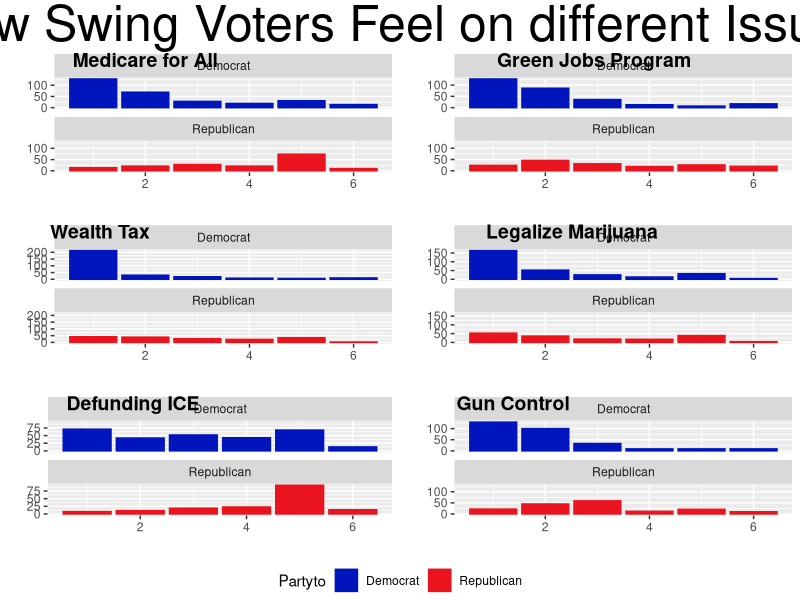
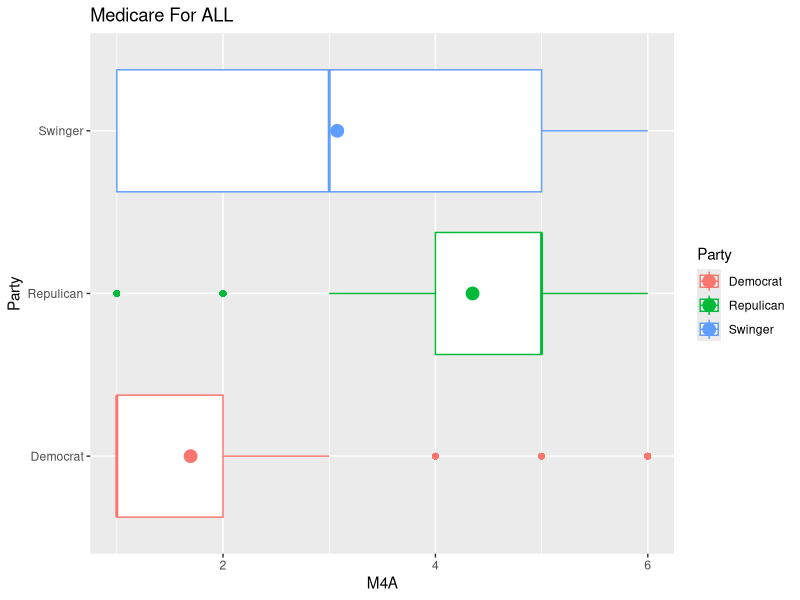
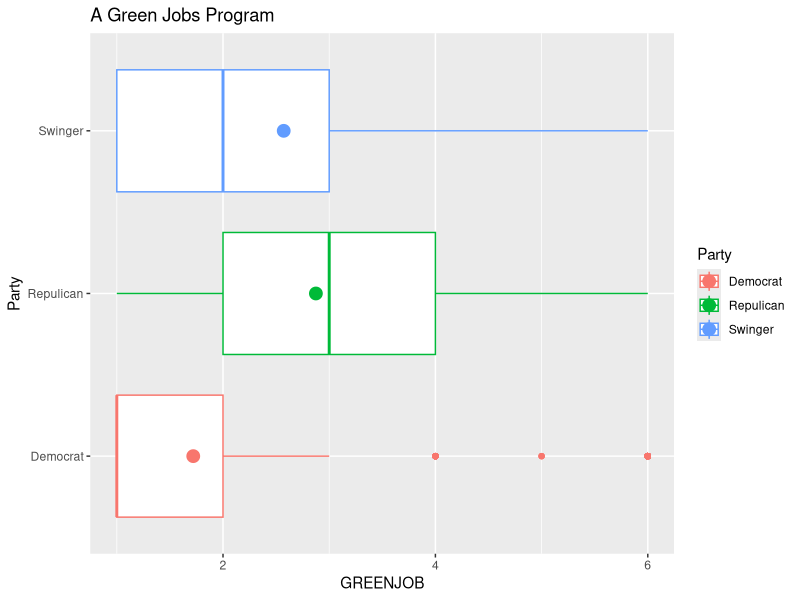
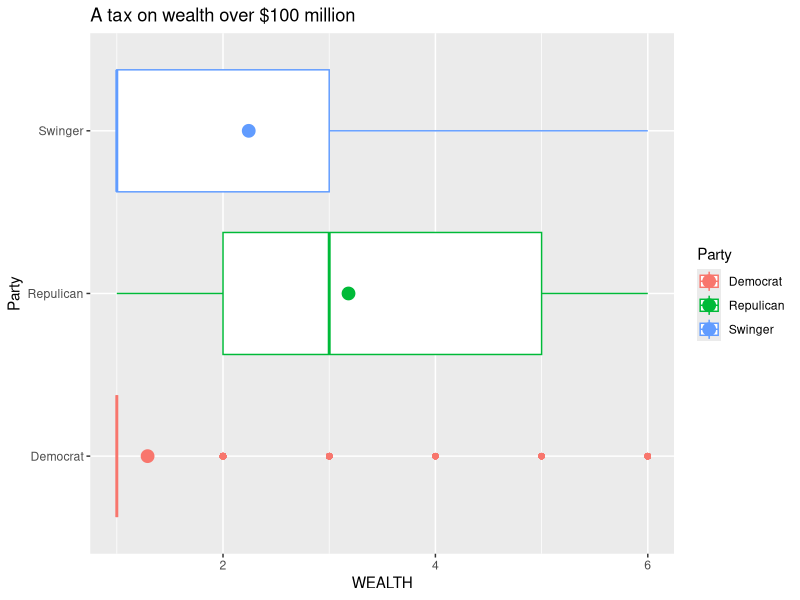
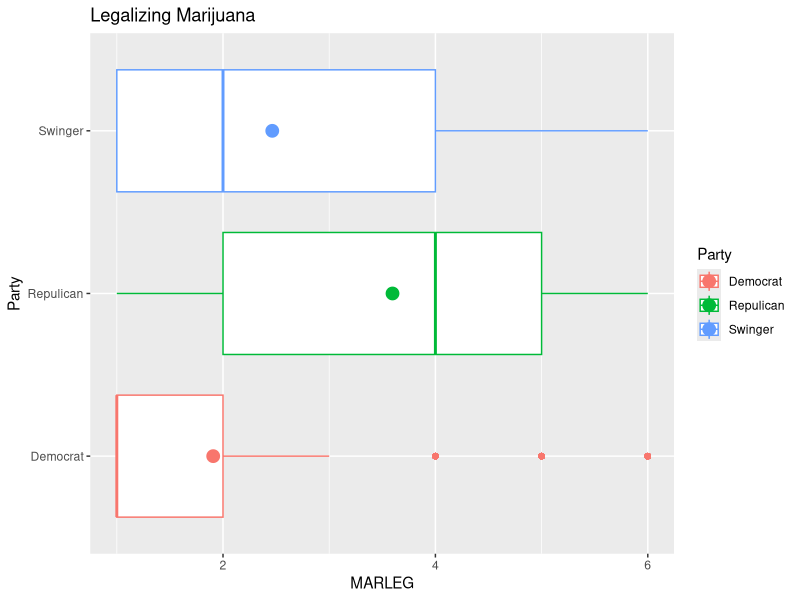
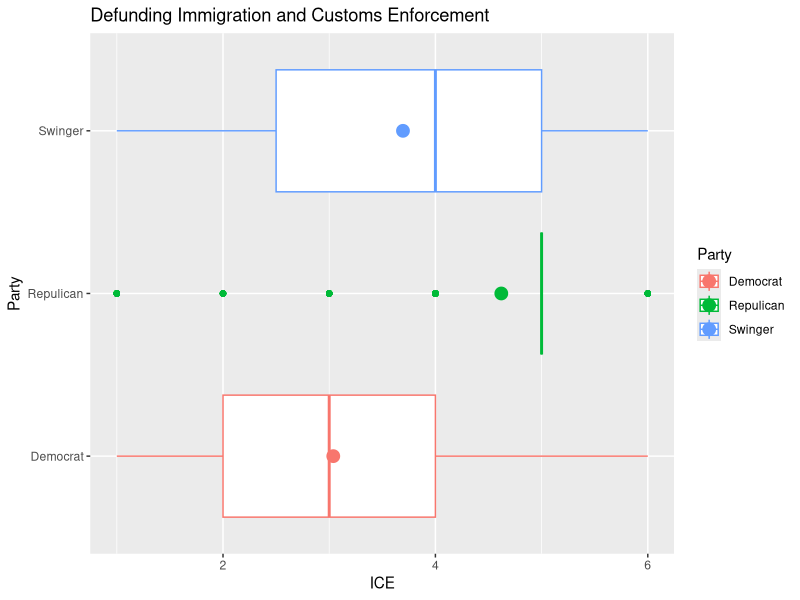
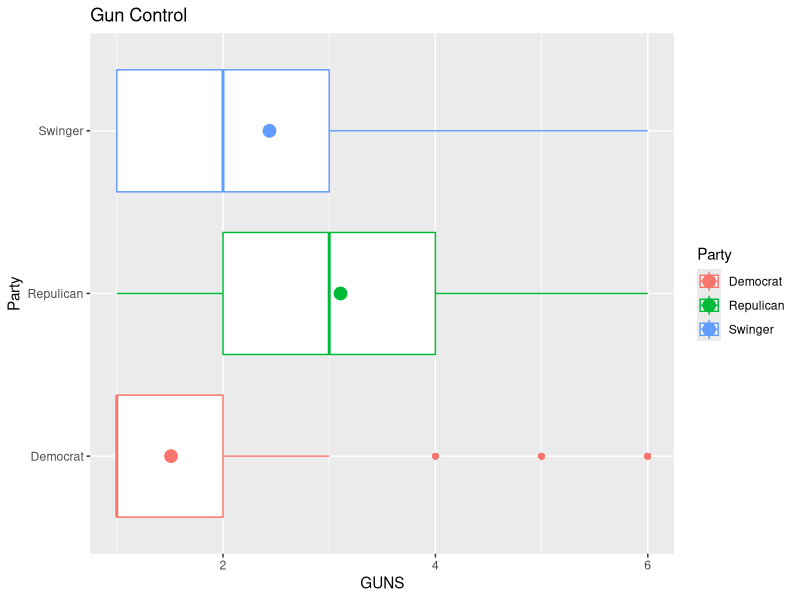
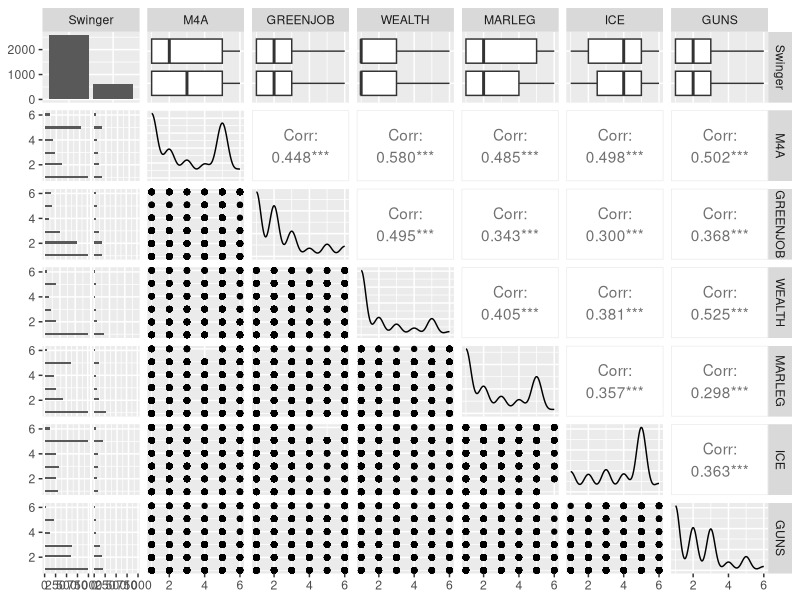

Write R code to recreate these figures, in order.
## ---- chunk 1
knitr::opts_chunk$set(echo = TRUE, cache = TRUE)
# library imports go here
library(tidyverse)
library(GGally)
library(broom)
library(ggpubr)

# read in data
Source <- read.csv("DFP_WTHH_release.csv")
df = Source
colnames(df)[1] = "ID"
#Removed worthless columns
df = df %>%
  select(c(ID,presvote16post,house3,weight_DFP,M4A,
           GREENJOB,WEALTH,MARLEG,ICE,GUNS,
           POP_1,POP_2,POP_3))

df = df %>%
  mutate(
    Swinger = ifelse(presvote16post == house3 & 
                       presvote16post %in% c(1,2),FALSE,TRUE),
    Party = ifelse(presvote16post == house3 &
                     presvote16post %in% c(1,2),
                   ifelse(presvote16post == 1,"Democrat","Repulican"),
                   "Swinger")
  )

# remove rows with NA conflicts
df <- df[-c(2647, 3042, 3200),]

# separate data into groups based on voting pattern
loyalD = df %>%
  filter(presvote16post == 1 & house3 == 1)
loyalR = df %>%
  filter(presvote16post == 2 & house3 == 2) 

loyal <- rbind(loyalD, loyalR)

switchD = df %>%
  filter(presvote16post != 1 & house3 == 1) %>%
  mutate(Partyto = "Democrat")
switchR = df %>%
  filter(presvote16post != 2 & house3 == 2) %>%
  mutate(Partyto = "Republican")


switchers = rbind(switchD,switchR)



# subset data
issues = df %>%
  select(c(Swinger,M4A,GREENJOB,WEALTH,MARLEG,ICE,GUNS))
## ---- chunk 2
IssueSwitchPlot <- function(dataframe,issue) {
  ggplot(dataframe, aes(x = !!ensym(issue), 
                        group = Partyto, 
                        colour = Partyto,
                        fill = Partyto)) +
  geom_bar() + facet_wrap(~Partyto,nrow = 2) +
    #ggtitle(paste("Differences on ",issue)) +
    ylab("") + 
    xlab("") +
    scale_fill_manual(values = c("#0015BC","#E9141D")) +
    scale_color_manual(values = c("#0015BC","#E9141D")) 
}
## ---- chunk 3

wantedIssues = c("M4A","GREENJOB",'WEALTH','MARLEG','ICE','GUNS')

plot_list = lapply(wantedIssues, IssueSwitchPlot, dataframe = switchers)



figLabels = c("Medicare for All","Green Jobs Program","Wealth Tax",
              "Legalize Marijuana","Defunding ICE","Gun Control")


plotGrid = ggarrange(plotlist = plot_list,
          nrow = 3,
          ncol = 2,
          common.legend = TRUE,
          legend = "bottom",
          labels = figLabels)



## ---- chunk 4
annotate_figure(plotGrid,
                top = text_grob("How Swing Voters Feel on different Issues",
                                size = 36))
## ---- chunk 5


ggplot(df, aes(y = M4A, x = Party, color = Party)) + geom_boxplot() + coord_flip() + stat_summary(fun.y = mean, geom = "point", size = 4) + ggtitle("Medicare For ALL")

ggplot(df, aes(y = GREENJOB, x = Party, color = Party)) + geom_boxplot() + coord_flip() + stat_summary(fun.y = mean, geom = "point", size = 4) + ggtitle("A Green Jobs Program")

ggplot(df, aes(y = WEALTH, x = Party, color = Party)) + geom_boxplot() + coord_flip() + stat_summary(fun.y = mean, geom = "point", size = 4) + ggtitle("A tax on wealth over $100 million")

ggplot(df, aes(y = MARLEG, x = Party, color = Party)) + geom_boxplot() + coord_flip() + stat_summary(fun.y = mean, geom = "point", size = 4) + ggtitle("Legalizing Marijuana")

ggplot(df, aes(y = ICE, x = Party, color = Party)) + geom_boxplot() + coord_flip() + stat_summary(fun.y = mean, geom = "point", size = 4) + ggtitle("Defunding Immigration and Customs Enforcement")

ggplot(df, aes(y = GUNS, x = Party, color = Party)) + geom_boxplot() + coord_flip() + stat_summary(fun.y = mean, geom = "point", size = 4) + ggtitle("Gun Control")
## ---- chunk 6

# adding variables to model at a time
one.issue <- glm(Swinger ~ WEALTH, family = quasibinomial, weights = weight_DFP, data = df)
two.issues <- glm(Swinger ~ WEALTH * M4A, family = quasibinomial, weights = weight_DFP, data = df)
three.issues <- glm(Swinger ~ WEALTH * M4A + MARLEG, family = quasibinomial, weights = weight_DFP, data = df)
four.issues <-  glm(Swinger ~ WEALTH * M4A + MARLEG + GUNS, family = quasibinomial, weights = weight_DFP, data = df)
five.issues <-  glm(Swinger ~ WEALTH * M4A + MARLEG + GUNS + GREENJOB, family = quasibinomial, weights = weight_DFP, data = df)
six.issues <- glm(Swinger ~ WEALTH * M4A + MARLEG + GUNS + GREENJOB + ICE, family = quasibinomial, weights = weight_DFP, data = df)

# probs for one issues
coe <- coef(one.issue)
y <- coe[1] + coe[2] * 1:5
probs1 <- exp(y) / (1 + exp(y)) 
cat("Probabilities for one issue variable (Wealth):\n",probs1)
print("")

# probs for two issues
coe <- coef(two.issues)
y <- coe[1] + coe[2] + coe[3] * coe[4] * 1:5
probs2 <- exp(y) / (1 + exp(y))
cat("\nProbabilities for two issue variables (WEALTH + M4A):\n",probs2)
print("")

coe <- coef(three.issues)
y <- coe[1] + coe[2] + coe[3] + coe[4] * coe[5] * 1:5
probs3 <- exp(y) / (1 + exp(y))
cat("\nProbabilities for three issue variables (WEALTH + M4A + MARLEG):\n",probs3)
print("")

coe <- coef(four.issues)
y <- coe[1] + coe[2] + coe[3] + coe[4] + coe[5] * coe[6] * 1:5
probs4 <- exp(y) / (1 + exp(y))
cat("\nProbabilities for four issue variables (WEALTH + M4A + MARLEG + GUNS):\n",probs4)
print("")

coe <- coef(five.issues)
y <- coe[1] + coe[2] + coe[3] + coe[4] + coe[5] + coe[6] * coe[7] * 1:5
probs5 <- exp(y) / (1 + exp(y))
cat("\nProbabilities for five issue variables (WEALTH + M4A + MARLEG + GUNS+ GREENJOB):\n",probs5)
print("")

coe <- coef(six.issues)
y <- coe[1] + coe[2] + coe[3] + coe[4] + coe[5] + coe[6] + coe[7] * coe[8] * 1:5
probs6 <- exp(y) / (1 + exp(y))
cat("\nProbabilities for six issue variables (WEALTH + M4A + MARLEG + GUNS+GREENJOB + ICE):\n",probs6)
## ---- chunk 7
swingers <- c(probs1,probs2,probs3,probs4,probs5,probs6)
best.model <- ""
last.dif <- 0
cat("\t\tNon-Swinger","Swinger","Difference","\n")

for(i in 1:6){
  not.swingers <- mean(1-swingers[i])
  swingers.mean  <- mean(swingers[i])
  dif <- abs(not.swingers-swingers.mean)
  
  if(dif > last.dif){
    last.df <- dif
    best.model <- i
  }
  
  cat("# Variables",i,not.swingers, swingers.mean, dif,"\n")
}

cat("\nThe best model that shows the greatest difference 
    between swing and non-swing votes the model with",i,"variables")
## ---- chunk 8
pop <- df[c("POP_1","POP_2","POP_3")]

# populism variable models
one.pop <- glm(Swinger ~ POP_1, family = quasibinomial, weights = weight_DFP, data = df)
two.pops <- glm(Swinger ~ POP_1 + POP_2, family = quasibinomial, weights = weight_DFP, data = df)
three.pops <- glm(Swinger ~ POP_1 + POP_2 + POP_3, family = quasibinomial, weights = weight_DFP, data = df)

# probs for one pop variable
coe <- coef(one.pop)
y <- coe[1] + coe[2] * 1:5
p1 <- exp(y) / (1 + exp(y)) 
cat("Probabilities for one populism variable (POP_1):\n",p1)
print("")

# probs for two pop variables
coe <- coef(two.pops)
y <- coe[1] + coe[2] + coe[3] * 1:5
p2 <- exp(y) / (1 + exp(y)) 
cat("Probabilities for two populism variables (POP_1+ POP_2):\n",p2)
print("")

# probs for three pop variables
coe <- coef(three.pops)
y <- coe[1] + coe[2] + coe[3] + coe[4] * 1:5
p3 <- exp(y) / (1 + exp(y)) 
cat("Probabilities for three populism variables (POP_1 + POP_2 + POP_3):\n",p3)
print("")
## ---- chunk 9
pops <- c(p1,p2,p3)
best.model.pop <- ""
last.dif.pop <- 0
cat("\t\tNon-Swinger","Swinger","Difference","\n")

for(i in 1:3){
  not.pop <- mean(1-pops[i])
  pop.mean  <- mean(pops[i])
  dif <- abs(not.pop-pop.mean)
  
  if(dif > last.dif.pop){
    last.df.pop <- dif
    best.model.pop <- i
  }
  
  
  cat("# Variables",i,not.pop,pop.mean,dif,"\n")
}

cat("\nThe best model that shows the greatest difference 
    between populism variables is the model with",i,"variables")

## ---- chunk 10
ggpairs(issues)
## ---- chunk 11
# evaluate residuals
six.df <- augment(six.issues)

# evaluate final model
six.df$.fitted = fitted.values(six.issues)
six.df$.resid = residuals(six.issues, type="response") 

gg1 <- ggplot(six.df, aes(x = .fitted, y = .resid)) + 
  geom_point() + 
  geom_smooth(method = "loess", method.args = list(degree = 1)) + 
  xlab("Fitted values") + 
  ylab("Residuals") + 
  ggtitle("Fitted Values over Residuals")

gg2 <- ggplot(six.df, aes(x = WEALTH, y = .resid)) + 
  geom_point() + 
  geom_smooth(method = "loess", method.args = list(degree = 1)) + 
  xlab("Wealth") + 
  ylab("Residuals") + 
  ggtitle("Wealth Responses over Residuals")

gg3 <- ggplot(six.df, aes(x = M4A, y = .resid)) + 
  geom_point() + 
  geom_smooth(method = "loess", method.args = list(degree = 1)) + 
  xlab("M4A") + 
  ylab("Residuals") + 
  ggtitle("Medicare for All Responses over Residuals")

gg4 <- ggplot(six.df, aes(x = GUNS, y = .resid)) + 
  geom_point() + 
  geom_smooth(method = "loess", method.args = list(degree = 1)) + 
  xlab("Guns") + 
  ylab("Residuals") + 
  ggtitle("Gun Responses over Residuals")

gg5 <- ggplot(six.df, aes(x = ICE, y = .resid)) + 
  geom_point() + 
  geom_smooth(method = "loess", method.args = list(degree = 1)) + 
  xlab("ICE") + 
  ylab("Residuals") + 
  ggtitle("ICE Responses over Residuals")

gg6 <- ggplot(six.df, aes(x = GREENJOB, y = .resid)) + 
  geom_point() + 
  geom_smooth(method = "loess", method.args = list(degree = 1)) + 
  xlab("GREENJOB") + 
  ylab("Residuals") + 
  ggtitle("Green-job Responses over Residuals")
  

gg7 <- ggplot(six.df, aes(x = MARLEG, y = .resid)) + 
  geom_point() + 
  geom_smooth(method = "loess", method.args = list(degree = 1)) + 
  xlab("MARLEG") + 
  ylab("Residuals") +
  ggtitle("Legalizing Marijuana Responses over Residuals")

gg1
gg2
gg3
gg4
gg5
gg6
gg7
## ---- chunk 12
ggpairs(pop)
## ---- chunk 13
# evaluate residuals
pop.df <- augment(three.pops)

# evaluate final model
pop.df$.fitted = fitted.values(three.pops)
pop.df$.resid = residuals(three.pops, type="response") 

gg1 <- ggplot(pop.df, aes(x = .fitted, y = .resid)) + 
  geom_point() + 
  geom_smooth(method = "loess", method.args = list(degree = 1)) + 
  xlab("Fitted values") + 
  ylab("Residuals") + 
  ggtitle("Fitted Values over Residuals")

gg2 <- ggplot(pop.df, aes(x = POP_1, y = .resid)) + 
  geom_point() + 
  geom_smooth(method = "loess", method.args = list(degree = 1)) + 
  xlab("POP_1") + 
  ylab("Residuals") + 
  ggtitle("POP 1 Variable over Residuals")

gg3 <- ggplot(pop.df, aes(x = POP_2, y = .resid)) + 
  geom_point() + 
  geom_smooth(method = "loess", method.args = list(degree = 1)) + 
  xlab("POP_2") + 
  ylab("Residuals") + 
  ggtitle("POP 2 Variable over Residuals")

gg4 <- ggplot(pop.df, aes(x = POP_3, y = .resid)) + 
  geom_point() + 
  geom_smooth(method = "loess", method.args = list(degree = 1)) + 
  xlab("POP_3") + 
  ylab("Residuals") + 
  ggtitle("POP 3 Variable over Residuals")


gg1
gg2
gg3
gg4
